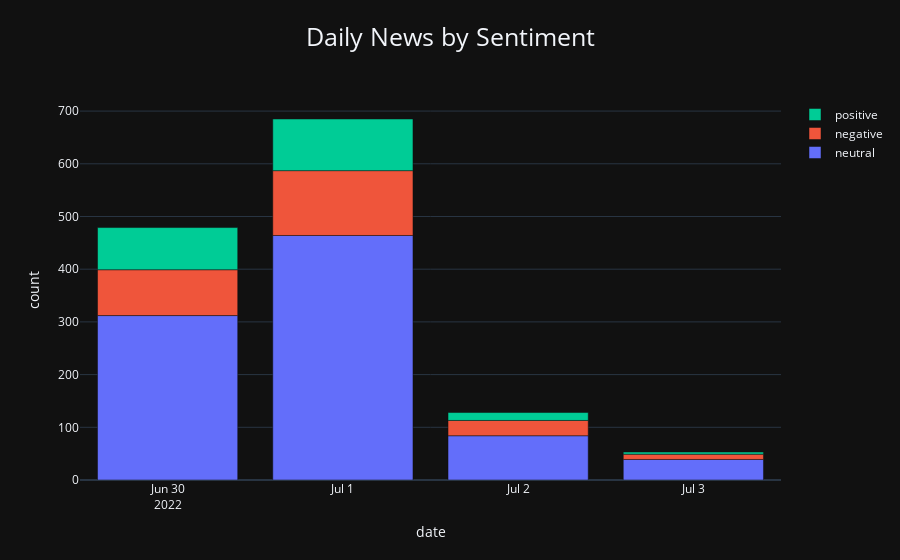

The code cell stored with this chart in its notebook:
### Code cell
sent_bar(df_poly, 'date', 'count', 'title_finBERT', "Daily News by Sentiment").show()

### Figure 1 — Plotly figure (JSON) as saved in the notebook; plotly's stock layout.template omitted (floating-point values rounded to 4 significant figures)
{"data": [{"alignmentgroup": "True", "hovertemplate": "title_finBERT=neutral<br>date=%{x}<br>count=%{y}<extra></extra>", "legendgroup": "neutral", "marker": {"color": "#636efa", "pattern": {"shape": ""}}, "name": "neutral", "offsetgroup": "neutral", "orientation": "v", "showlegend": true, "textposition": "auto", "type": "bar", "x": ["2022-06-30T00:00:00", "2022-07-01T00:00:00", "2022-07-02T00:00:00", "2022-07-03T00:00:00"], "xaxis": "x", "y": [312, 464, 84, 39], "yaxis": "y"}, {"alignmentgroup": "True", "hovertemplate": "title_finBERT=negative<br>date=%{x}<br>count=%{y}<extra></extra>", "legendgroup": "negative", "marker": {"color": "#EF553B", "pattern": {"shape": ""}}, "name": "negative", "offsetgroup": "negative", "orientation": "v", "showlegend": true, "textposition": "auto", "type": "bar", "x": ["2022-06-30T00:00:00", "2022-07-01T00:00:00", "2022-07-02T00:00:00", "2022-07-03T00:00:00"], "xaxis": "x", "y": [87, 123, 29, 10], "yaxis": "y"}, {"alignmentgroup": "True", "hovertemplate": "title_finBERT=positive<br>date=%{x}<br>count=%{y}<extra></extra>", "legendgroup": "positive", "marker": {"color": "#00cc96", "pattern": {"shape": ""}}, "name": "positive", "offsetgroup": "positive", "orientation": "v", "showlegend": true, "textposition": "auto", "type": "bar", "x": ["2022-06-30T00:00:00", "2022-07-01T00:00:00", "2022-07-02T00:00:00", "2022-07-03T00:00:00"], "xaxis": "x", "y": [80, 98, 15, 4], "yaxis": "y"}], "layout": {"barmode": "relative", "legend": {"title": {"text": ""}, "tracegroupgap": 0, "traceorder": "reversed"}, "title": {"font": {"size": 25}, "text": "Daily News by Sentiment", "x": 0.5, "xanchor": "center", "y": 0.95, "yanchor": "top"}, "xaxis": {"anchor": "y", "domain": [0, 1], "dtick": "D1", "title": {"text": "date"}}, "yaxis": {"anchor": "x", "domain": [0, 1], "title": {"text": "count"}}}}
